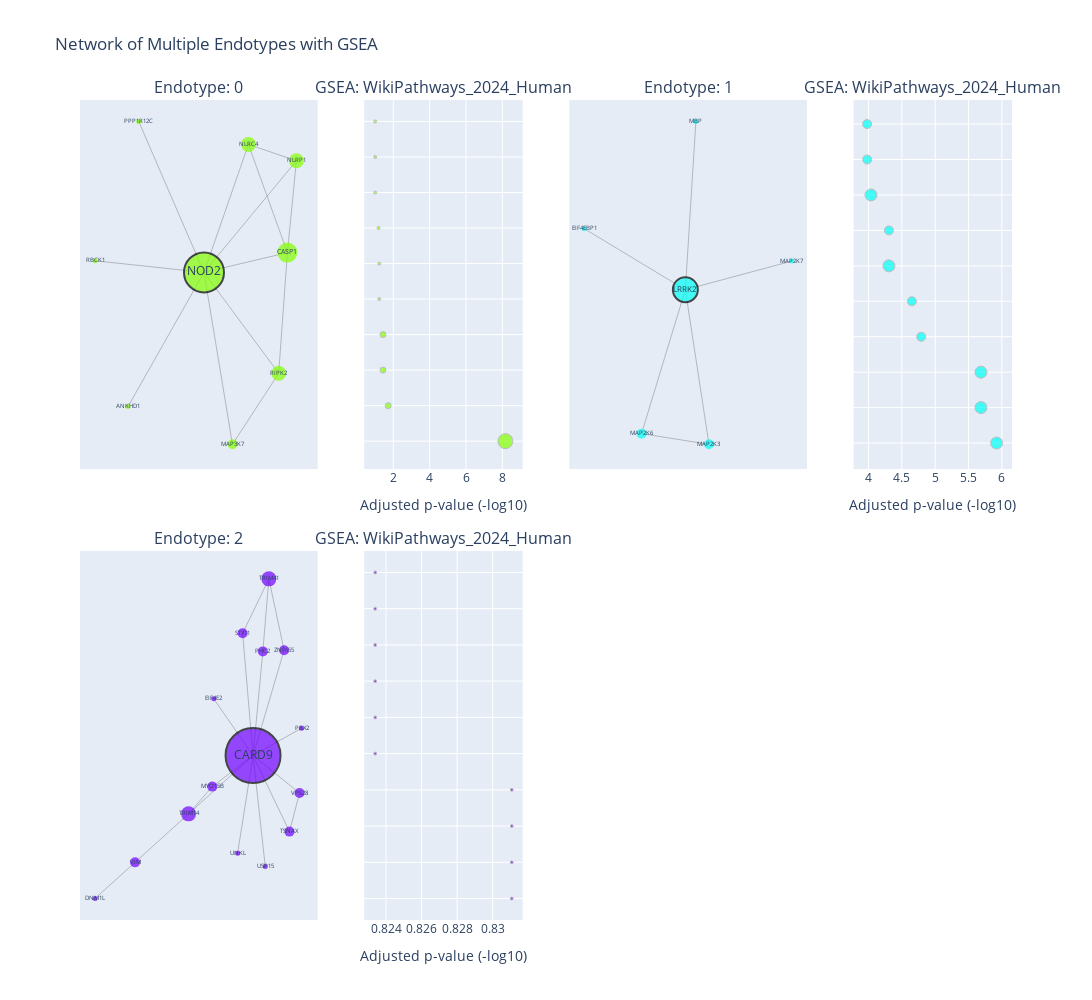

Notebook code cell kept with this figure:
### Markdown cell above
#### Plotting Endotypes of new clustering

### Code cell
endo.plot_endotype_grid(node_size='degree', path_length=1,enrichr_lib='WikiPathways_2024_Human',top_terms=10)

### Figure 1 — Plotly figure (JSON) as saved in the notebook; plotly's stock layout.template omitted (floating-point values rounded to 4 significant figures)
{"data": [{"hoverinfo": "none", "line": {"color": "gray", "width": 0.5}, "mode": "lines", "showlegend": false, "type": "scatter", "x": [0.3099, 0.7195, null, 0.3099, -0.06951, null, 0.3099, 0.6427, null, 0.7195, -0.06951, null, 0.7195, 0.6427, null, 0.1737, 0.5683, null, 0.1737, -0.06951, null, 0.5683, -0.06951, null, 0.5683, 0.6427, null, -0.06951, 0.6427, null, -0.06951, -1, null, -0.06951, -0.7183, null, -0.06951, -0.6263, null], "xaxis": "x", "y": [0.6382, 0.5553, null, 0.6382, -0.008358, null, 0.6382, 0.09158, null, 0.5553, -0.008358, null, 0.5553, 0.09158, null, -0.8765, -0.518, null, -0.8765, -0.008358, null, -0.518, -0.008358, null, -0.518, 0.09158, null, -0.008358, 0.09158, null, -0.008358, 0.05041, null, -0.008358, -0.6859, null, -0.008358, 0.7534, null], "yaxis": "y"}, {"hoverinfo": "text", "marker": {"color": ["rgb(131, 255, 0)", "rgb(131, 255, 0)", "rgb(131, 255, 0)", "rgb(131, 255, 0)", "rgb(131, 255, 0)", "rgb(131, 255, 0)", "rgb(131, 255, 0)", "rgb(131, 255, 0)", "rgb(131, 255, 0)"], "line": {"color": ["rgba(0,0,0,0)", "rgba(0,0,0,0)", "rgba(0,0,0,0)", "rgba(0,0,0,0)", "black", "rgba(0,0,0,0)", "rgba(0,0,0,0)", "rgba(0,0,0,0)", "rgba(0,0,0,0)"], "width": [0, 0, 0, 0, 2, 0, 0, 0, 0]}, "size": [15, 15, 10, 15, 40, 20, 5, 5, 5]}, "mode": "markers+text", "showlegend": false, "text": ["NLRC4", "NLRP1", "MAP3K7", "RIPK2", "NOD2", "CASP1", "RBCK1", "ANKHD1", "PPP1R12C"], "textfont": {"size": [6, 6, 6, 6, 12, 6.667, 6, 6, 6]}, "textposition": "middle center", "type": "scatter", "x": [0.3099, 0.7195, 0.1737, 0.5683, -0.06951, 0.6427, -1, -0.7183, -0.6263], "xaxis": "x", "y": [0.6382, 0.5553, -0.8765, -0.518, -0.008358, 0.09158, 0.05041, -0.6859, 0.7534], "yaxis": "y"}, {"customdata": [[5, "CASP1;NOD2;NLRC4;NLRP1;RIPK2"], [2, "MAP3K7;RIPK2"], [2, "CASP1;NOD2"], [2, "MAP3K7;RIPK2"], [1, "CASP1"], [1, "CASP1"], [1, "MAP3K7"], [1, "CASP1"], [1, "RIPK2"], [1, "MAP3K7"]], "hovertemplate": "<b>%{y}</b><br>Adjusted p-value (-log10): %{x:.2f}<br>Gene count: %{customdata[0]}<br>Genes: %{customdata[1]}<extra></extra>", "marker": {"color": "rgb(131, 255, 0)", "line": {"color": "darkgray", "width": 1}, "size": [15, 6, 6, 6, 3, 3, 3, 3, 3, 3]}, "mode": "markers", "showlegend": false, "type": "scatter", "x": [8.168, 1.718, 1.43, 1.43, 1.225, 1.225, 1.183, 1.001, 1.001, 1.001], "xaxis": "x2", "y": ["Nucleotide Binding Oligomerization Domai...", "Fas Ligand Pathway And Stress Induction ...", "Acute Viral Myocarditis WP4298", "T Cell Receptor Signaling WP69", "Activation Of NLRP3 Inflammasome By SARS...", "Nanomaterial Induced Inflammasome Activa...", "Nod Like Receptor NLR Signaling WP288", "Amyotrophic Lateral Sclerosis ALS WP2447", "Apoptosis Related Network Due To Altered...", "Cardiac Hypertrophic Response WP2795"], "yaxis": "y2"}, {"hoverinfo": "none", "line": {"color": "gray", "width": 0.5}, "mode": "lines", "showlegend": false, "type": "scatter", "x": [-0.8943, 0.006027, null, 0.006027, -0.3842, null, 0.006027, 0.2166, null, 0.006027, 0.9559, null, 0.006027, 0.09994, null, -0.3842, 0.2166, null], "xaxis": "x3", "y": [0.3876, 0.03865, null, 0.03865, -0.7839, null, 0.03865, -0.8449, null, 0.03865, 0.2026, null, 0.03865, 1, null, -0.7839, -0.8449, null], "yaxis": "y3"}, {"hoverinfo": "text", "marker": {"color": ["rgb(0, 255, 245)", "rgb(0, 255, 245)", "rgb(0, 255, 245)", "rgb(0, 255, 245)", "rgb(0, 255, 245)", "rgb(0, 255, 245)"], "line": {"color": ["rgba(0,0,0,0)", "black", "rgba(0,0,0,0)", "rgba(0,0,0,0)", "rgba(0,0,0,0)", "rgba(0,0,0,0)"], "width": [0, 2, 0, 0, 0, 0]}, "size": [5, 25, 10, 10, 5, 5]}, "mode": "markers+text", "showlegend": false, "text": ["EIF4EBP1", "LRRK2", "MAP2K6", "MAP2K3", "MAP2K7", "MBP"], "textfont": {"size": [6, 8.333, 6, 6, 6, 6]}, "textposition": "middle center", "type": "scatter", "x": [-0.8943, 0.006027, -0.3842, 0.2166, 0.9559, 0.09994], "xaxis": "x3", "y": [0.3876, 0.03865, -0.7839, -0.8449, 0.2026, 1], "yaxis": "y3"}, {"customdata": [[4, "MBP;MAP2K7;MAP2K3;MAP2K6"], [4, "MBP;MAP2K7;MAP2K3;MAP2K6"], [4, "MAP2K7;MAP2K3;EIF4EBP1;MAP2K6"], [3, "MAP2K7;MAP2K3;MAP2K6"], [3, "MAP2K3;EIF4EBP1;MAP2K6"], [4, "MAP2K7;MAP2K3;EIF4EBP1;MAP2K6"], [3, "MAP2K7;MAP2K3;MAP2K6"], [4, "MAP2K7;MAP2K3;EIF4EBP1;MAP2K6"], [3, "MAP2K7;MAP2K3;MAP2K6"], [3, "MAP2K7;MAP2K3;MAP2K6"]], "hovertemplate": "<b>%{y}</b><br>Adjusted p-value (-log10): %{x:.2f}<br>Gene count: %{customdata[0]}<br>Genes: %{customdata[1]}<extra></extra>", "marker": {"color": "rgb(0, 255, 245)", "line": {"color": "darkgray", "width": 1}, "size": [12, 12, 12, 9, 9, 12, 9, 12, 9, 9]}, "mode": "markers", "showlegend": false, "type": "scatter", "x": [5.921, 5.686, 5.686, 4.79, 4.65, 4.307, 4.307, 4.037, 3.98, 3.979], "xaxis": "x4", "y": ["MAPK Cascade WP422", "Interleukin 1 IL 1 Structural Pathway WP...", "Translation Inhibitors In Chronically Ac...", "GNAQ Pathways In Port Wine Stain WP5437", "4 Hydroxytamoxifen DEX And Retinoic Acid...", "Angiopoietin Like Protein 8 Regulatory P...", "Host Pathogen Interaction Of Human Coron...", "Insulin Signaling WP481", "Photodynamic Therapy Induced AP 1 Surviv...", "Cardiac Hypertrophic Response WP2795"], "yaxis": "y4"}, {"hoverinfo": "none", "line": {"color": "gray", "width": 0.5}, "mode": "lines", "showlegend": false, "type": "scatter", "x": [0.2278, 0.335, null, 0.2278, 0.185, null, 0.2278, 0.0424, null, 0.335, 0.1158, null, 0.1158, -0.172, null, 0.1158, 0.444, null, 0.1158, -0.1613, null, 0.1158, 0.0424, null, 0.1158, 0.185, null, 0.1158, 0.373, null, 0.1158, 0.4579, null, 0.1158, 0.007038, null, 0.1158, -0.3395, null, 0.1158, 0.2022, null, -0.172, -0.3395, null, 0.444, 0.373, null, -1, -0.7173, null, -0.7173, -0.3395, null], "xaxis": "x5", "y": [0.5706, 0.3458, null, 0.5706, 0.3422, null, 0.5706, 0.3991, null, 0.3458, 0.01449, null, 0.01449, -0.08333, null, 0.01449, -0.1036, null, 0.01449, 0.193, null, 0.01449, 0.3991, null, 0.01449, 0.3422, null, 0.01449, -0.225, null, 0.01449, 0.1005, null, 0.01449, -0.2928, null, 0.01449, -0.1691, null, 0.01449, -0.3349, null, -0.08333, -0.1691, null, -0.1036, -0.225, null, -0.4353, -0.3217, null, -0.3217, -0.1691, null], "yaxis": "y5"}, {"hoverinfo": "text", "marker": {"color": ["rgb(113, 0, 255)", "rgb(113, 0, 255)", "rgb(113, 0, 255)", "rgb(113, 0, 255)", "rgb(113, 0, 255)", "rgb(113, 0, 255)", "rgb(113, 0, 255)", "rgb(113, 0, 255)", "rgb(113, 0, 255)", "rgb(113, 0, 255)", "rgb(113, 0, 255)", "rgb(113, 0, 255)", "rgb(113, 0, 255)", "rgb(113, 0, 255)", "rgb(113, 0, 255)"], "line": {"color": ["rgba(0,0,0,0)", "rgba(0,0,0,0)", "black", "rgba(0,0,0,0)", "rgba(0,0,0,0)", "rgba(0,0,0,0)", "rgba(0,0,0,0)", "rgba(0,0,0,0)", "rgba(0,0,0,0)", "rgba(0,0,0,0)", "rgba(0,0,0,0)", "rgba(0,0,0,0)", "rgba(0,0,0,0)", "rgba(0,0,0,0)", "rgba(0,0,0,0)"], "width": [0, 0, 2, 0, 0, 0, 0, 0, 0, 0, 0, 0, 0, 0, 0]}, "size": [15, 10, 55, 10, 10, 5, 10, 5, 10, 15, 10, 10, 5, 5, 5]}, "mode": "markers+text", "showlegend": false, "text": ["TRIM41", "ZNF655", "CARD9", "MYO15B", "VPS28", "EIF4E2", "STX11", "DNM1L", "VIM", "TRIM14", "PHC2", "TSNAX", "PBX2", "UNKL", "USP15"], "textfont": {"size": [6, 6, 12, 6, 6, 6, 6, 6, 6, 6, 6, 6, 6, 6, 6]}, "textposition": "middle center", "type": "scatter", "x": [0.2278, 0.335, 0.1158, -0.172, 0.444, -0.1613, 0.0424, -1, -0.7173, -0.3395, 0.185, 0.373, 0.4579, 0.007038, 0.2022], "xaxis": "x5", "y": [0.5706, 0.3458, 0.01449, -0.08333, -0.1036, 0.193, 0.3991, -0.4353, -0.3217, -0.1691, 0.3422, -0.225, 0.1005, -0.2928, -0.3349], "yaxis": "y5"}, {"customdata": [[1, "RAB7A"], [1, "VIM"], [1, "DNM1L"], [1, "VIM"], [1, "VIM"], [1, "CASP4"], [1, "VIM"], [1, "CASP4"], [1, "EIF4E2"], [1, "RAB7A"]], "hovertemplate": "<b>%{y}</b><br>Adjusted p-value (-log10): %{x:.2f}<br>Gene count: %{customdata[0]}<br>Genes: %{customdata[1]}<extra></extra>", "marker": {"color": "rgb(113, 0, 255)", "line": {"color": "darkgray", "width": 1}, "size": [3, 3, 3, 3, 3, 3, 3, 3, 3, 3]}, "mode": "markers", "showlegend": false, "type": "scatter", "x": [0.8311, 0.8311, 0.8311, 0.8311, 0.8234, 0.8234, 0.8234, 0.8234, 0.8234, 0.8234], "xaxis": "x6", "y": ["Autosomal Recessive Osteopetrosis Pathwa...", "Mammary Gland Development Pathway Pubert...", "Mitochondrial Fission And Fusion WP4318", "TGF Beta In Thyroid Cells For Epithelial...", "Allograft Rejection WP2328", "Apoptosis Modulation And Signaling WP177...", "Apoptosis Related Network Due To Altered...", "Apoptosis WP254", "EGFR Tyrosine Kinase Inhibitor Resistanc...", "Effects Of MFN2 Mutation WP5443"], "yaxis": "y6"}], "layout": {"annotations": [{"font": {"size": 16}, "showarrow": false, "text": "Endotype: 0", "x": 0.1275, "xanchor": "center", "xref": "paper", "y": 1, "yanchor": "bottom", "yref": "paper"}, {"font": {"size": 16}, "showarrow": false, "text": "GSEA: WikiPathways_2024_Human", "x": 0.39, "xanchor": "center", "xref": "paper", "y": 1, "yanchor": "bottom", "yref": "paper"}, {"font": {"size": 16}, "showarrow": false, "text": "Endotype: 1", "x": 0.6525, "xanchor": "center", "xref": "paper", "y": 1, "yanchor": "bottom", "yref": "paper"}, {"font": {"size": 16}, "showarrow": false, "text": "GSEA: WikiPathways_2024_Human", "x": 0.915, "xanchor": "center", "xref": "paper", "y": 1, "yanchor": "bottom", "yref": "paper"}, {"font": {"size": 16}, "showarrow": false, "text": "Endotype: 2", "x": 0.1275, "xanchor": "center", "xref": "paper", "y": 0.45, "yanchor": "bottom", "yref": "paper"}, {"font": {"size": 16}, "showarrow": false, "text": "GSEA: WikiPathways_2024_Human", "x": 0.39, "xanchor": "center", "xref": "paper", "y": 0.45, "yanchor": "bottom", "yref": "paper"}], "height": 1000, "showlegend": false, "title": {"text": "Network of Multiple Endotypes with GSEA"}, "width": 2000, "xaxis": {"anchor": "y", "domain": [0, 0.255], "showgrid": false, "visible": false, "zeroline": false}, "xaxis2": {"anchor": "y2", "domain": [0.305, 0.475], "title": {"text": "Adjusted p-value (-log10)"}}, "xaxis3": {"anchor": "y3", "domain": [0.525, 0.78], "showgrid": false, "visible": false, "zeroline": false}, "xaxis4": {"anchor": "y4", "domain": [0.83, 1], "title": {"text": "Adjusted p-value (-log10)"}}, "xaxis5": {"anchor": "y5", "domain": [0, 0.255], "showgrid": false, "visible": false, "zeroline": false}, "xaxis6": {"anchor": "y6", "domain": [0.305, 0.475], "title": {"text": "Adjusted p-value (-log10)"}}, "xaxis7": {"anchor": "y7", "domain": [0.525, 0.78]}, "xaxis8": {"anchor": "y8", "domain": [0.83, 1]}, "yaxis": {"anchor": "x", "domain": [0.55, 1], "showgrid": false, "visible": false, "zeroline": false}, "yaxis2": {"anchor": "x2", "domain": [0.55, 1], "showticklabels": false}, "yaxis3": {"anchor": "x3", "domain": [0.55, 1], "showgrid": false, "visible": false, "zeroline": false}, "yaxis4": {"anchor": "x4", "domain": [0.55, 1], "showticklabels": false}, "yaxis5": {"anchor": "x5", "domain": [0, 0.45], "showgrid": false, "visible": false, "zeroline": false}, "yaxis6": {"anchor": "x6", "domain": [0, 0.45], "showticklabels": false}, "yaxis7": {"anchor": "x7", "domain": [0, 0.45]}, "yaxis8": {"anchor": "x8", "domain": [0, 0.45]}}}
